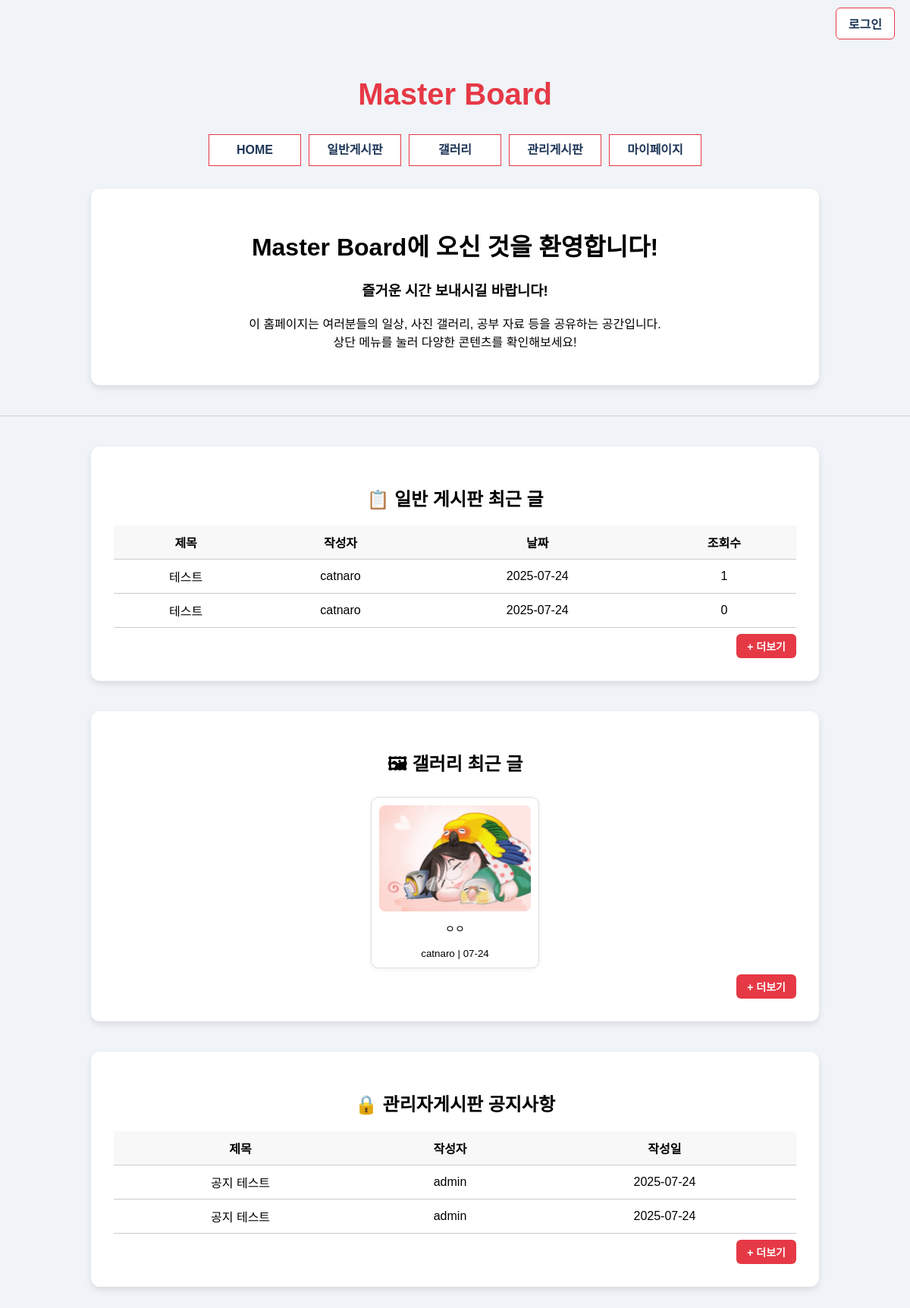
Before: / with the older database file.
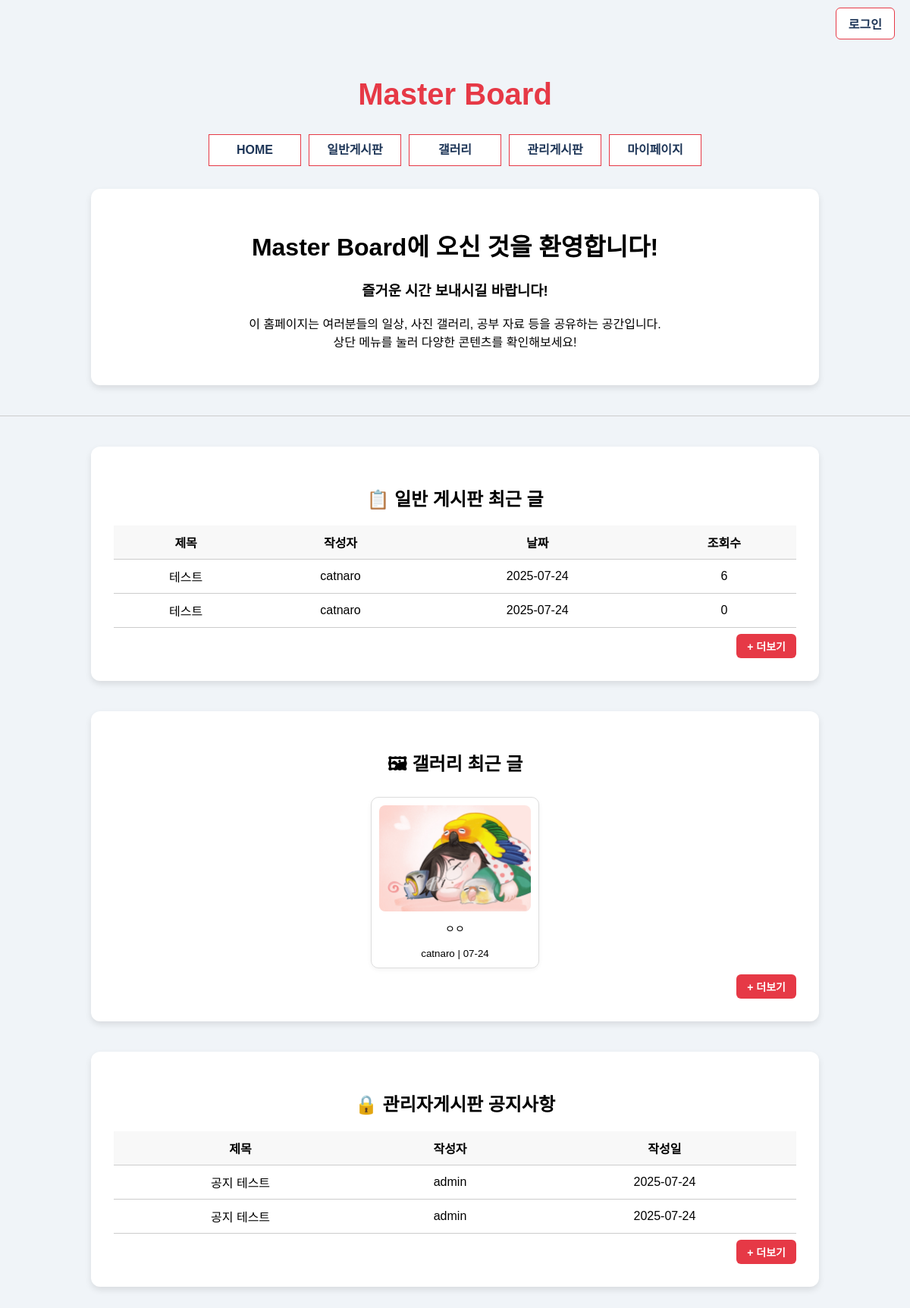
After: the same page with the newer database file.
### board/models.py (models this page shows, shortened)
class Post(models.Model):
    BOARD_CHOICES = [
        ('general', '일반게시판'),
        ('gallery', '갤러리'),
        ('admin', '관리자게시판'),
    ]
    title = models.CharField(max_length=200, verbose_name='제목')
    content = models.TextField(verbose_name='내용')
    author = models.ForeignKey(User, on_delete=models.CASCADE, verbose_name='작성자')
    board_type = models.CharField(max_length=20, choices=BOARD_CHOICES, default='general', verbose_name='게시판 구분')
    created_at = models.DateTimeField(auto_now_add=True, verbose_name='작성일')
    updated_at = models.DateTimeField(auto_now=True, verbose_name='수정일')
    views = models.PositiveIntegerField(default=0, verbose_name='조회수')
    likes = models.PositiveIntegerField(default=0, verbose_name='좋아요')
    image = models.ImageField(upload_to='gallery/', blank=True, null=True, verbose_name='이미지')
    class Meta:
        ordering = ['-created_at']
        verbose_name = '게시글'
        verbose_name_plural = '게시글'
    def get_absolute_url(self):
        return reverse('board:post_detail', kwargs={'pk': self.pk})

### accounts/views.py (the view)
# urls.py: path('', home_view, name='home'),
def home_view(request):
    from board.models import Post
    general_posts = Post.objects.filter(board_type='general').order_by('-created_at')[:3]
    gallery_posts = Post.objects.filter(board_type='gallery').order_by('-created_at')[:3]
    admin_posts = Post.objects.filter(board_type='admin').order_by('-created_at')[:3]
    context = {
        'general_posts': general_posts,
        'gallery_posts': gallery_posts,
        'admin_posts': admin_posts,
    }
    return render(request, 'home.html', context)

### templates/home.html (shortened to what this page needs)
<!DOCTYPE html>
<html lang="ko">
<head>
</head>
<body>
  <div class="login-wrapper">
    {% if user.is_authenticated %}
        <a href="{% url 'accounts:profile' %}" class="login-btn">마이페이지</a>
        <a href="{% url 'accounts:logout' %}" class="login-btn" style="margin-left: 10px;">로그아웃</a>
    {% else %}
        <a href="{% url 'accounts:login' %}" class="login-btn">로그인</a>
    {% endif %}
  </div>
    <div>
        <h1 class="title">Master Board</h1>
        <nav>
            <ul id="topmenu">
                <li><a href="{% url 'home' %}">HOME</a></li>
                <li><a href="{% url 'board:board_list' %}">일반게시판</a></li>
                <li><a href="{% url 'board:gallery_list' %}">갤러리</a></li>
                <li><a href="{% url 'board:admin_board_list' %}">관리게시판</a></li>
                <li><a href="{% url 'accounts:profile' %}">마이페이지</a></li>
            </ul>
        </nav>
    </div>
  <div class="content">
    <h1>Master Board에 오신 것을 환영합니다!</h1>
    {% if user.is_authenticated %}
        <h3><strong>{{ user.username }}</strong>님, 즐거운 시간 보내시길 바랍니다!</h3>
    {% else %}
        <h3>즐거운 시간 보내시길 바랍니다!</h3>
    {% endif %}
    <p>
      이 홈페이지는 여러분들의 일상, 사진 갤러리, 공부 자료 등을 공유하는 공간입니다. <br />
      상단 메뉴를 눌러 다양한 콘텐츠를 확인해보세요!
    </p>
  </div>
  <hr />
  <div class="content">
    <h2>📋 일반 게시판 최근 글</h2>
    <table class="preview-table">
      <tr>
        <th>제목</th>
        <th>작성자</th>
        <th>날짜</th>
        <th>조회수</th>
      </tr>
      {% for post in general_posts %}
      <tr>
        <td><a href="{{ post.get_absolute_url }}" style="text-decoration: none; color: inherit;">{{ post.title }}</a></td>
        <td>{{ post.author.username }}</td>
        <td>{{ post.created_at|date:"Y-m-d" }}</td>
        <td>{{ post.views }}</td>
      </tr>
      {% empty %}
      <tr>
        <td colspan="4">등록된 게시글이 없습니다.</td>
      </tr>
      {% endfor %}
    </table>
    <div class="more-btn-wrapper">
      <a href="{% url 'board:board_list' %}" class="more-btn">+ 더보기</a>
    </div>
  </div>
  <div class="content">
    <h2>🖼 갤러리 최근 글</h2>
    <div class="gallery">
      {% for post in gallery_posts %}
      <div class="gallery-item">
        {% if post.image %}
          <img src="{{ post.image.url }}" alt="{{ post.title }}" />
        {% else %}
          <img src="/static/img/no-image.jpg" alt="이미지 없음" />
        {% endif %}
        <p><a href="{{ post.get_absolute_url }}" style="text-decoration: none; color: inherit;">{{ post.title }}</a></p>
        <small>{{ post.author.username }} | {{ post.created_at|date:"m-d" }}</small>
      </div>
      {% empty %}
      <div class="gallery-item">
        <p>등록된 갤러리가 없습니다.</p>
      </div>
      {% endfor %}
    </div>
    <div class="more-btn-wrapper">
      <a href="{% url 'board:gallery_list' %}" class="more-btn">+ 더보기</a>
    </div>
  </div>
  <div class="content">
    <h2>🔒 관리자게시판 공지사항</h2>
    <table class="preview-table">
      <tr>
        <th>제목</th>
        <th>작성자</th>
        <th>작성일</th>
      </tr>
      {% for post in admin_posts %}
      <tr>
        <td><a href="{{ post.get_absolute_url }}" style="text-decoration: none; color: inherit;">{{ post.title }}</a></td>
        <td>{{ post.author.username }}</td>
        <td>{{ post.created_at|date:"Y-m-d" }}</td>
      </tr>
      {% empty %}
      <tr>
        <td colspan="3">등록된 공지사항이 없습니다.</td>
      </tr>
      {% endfor %}
    </table>
    <div class="more-btn-wrapper">
      <a href="{% url 'board:admin_board_list' %}" class="more-btn">+ 더보기</a>
    </div>
  </div>
</body>
</html>

Changed rows visible on the page:
changed Post (number 1 of 5 on the later page): views "1" → "6"
